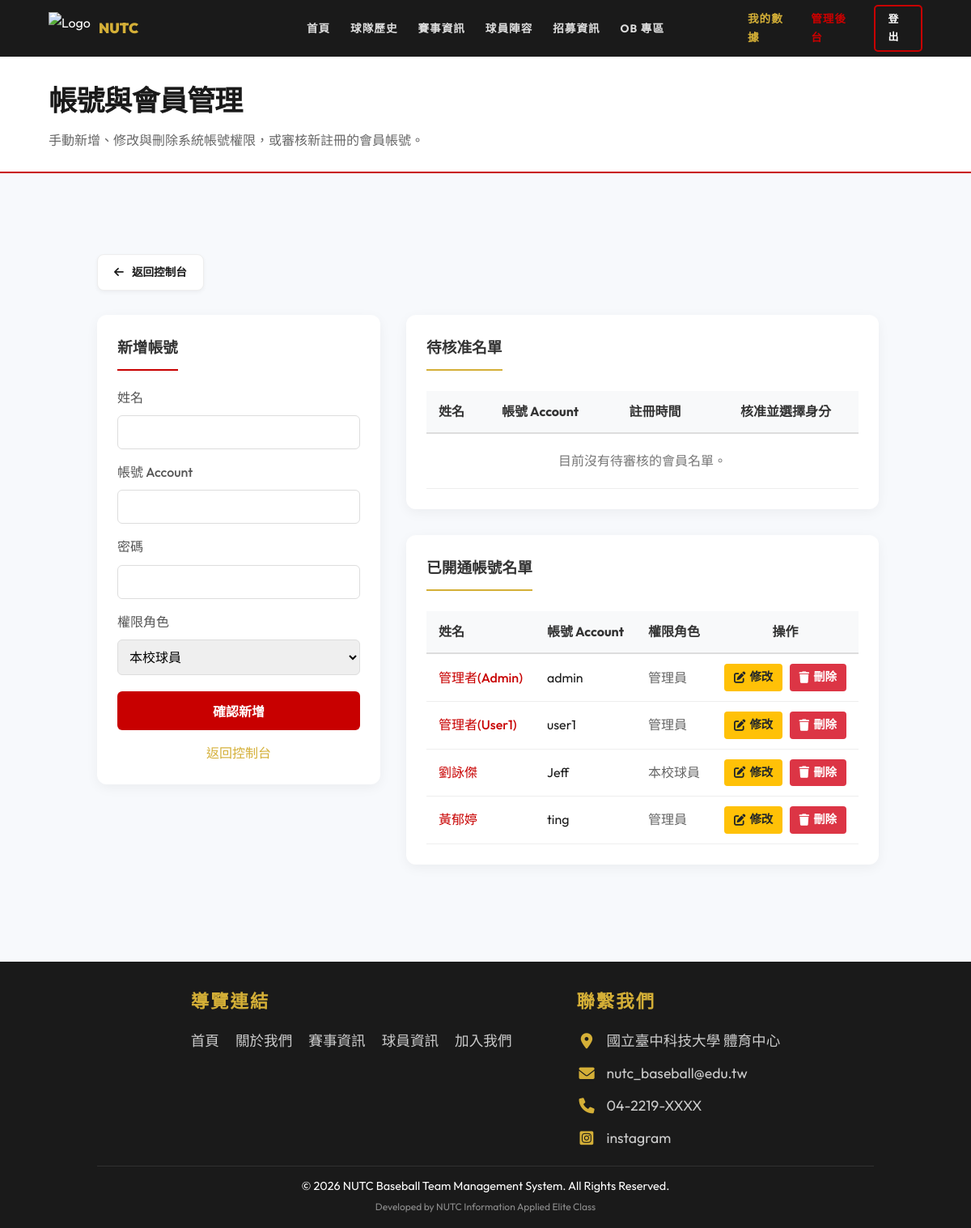
Page /admin_members.php (signed in) on the earlier database version.
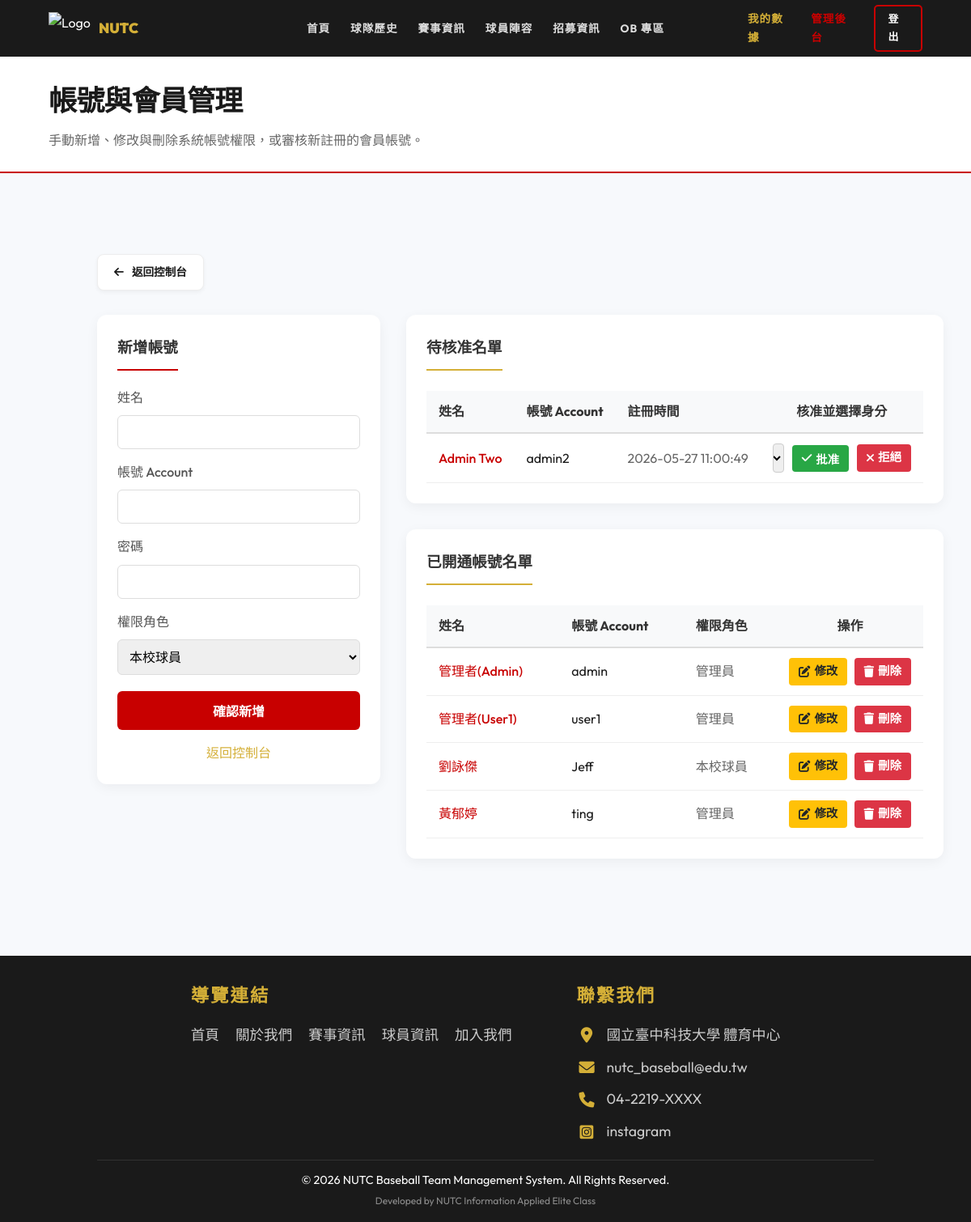
Same page on the later database version.
### tables this page shows
CREATE TABLE `member` (
  `mId` int(11) NOT NULL COMMENT '會員唯一識別碼',
  `account` varchar(50) NOT NULL COMMENT '登入帳號',
  `password` varchar(255) NOT NULL COMMENT '加密後的密碼',
  `name` varchar(50) NOT NULL COMMENT '使用者姓名',
  `role` enum('fan','player','admin') NOT NULL COMMENT '權限等級',
  `status` enum('pending','active') NOT NULL COMMENT '審核狀態',
  `created_at` datetime NOT NULL COMMENT '帳號註冊時間'
);

CREATE TABLE `contact_us` (
  `id` int(11) NOT NULL,
  `icon_class` varchar(50) NOT NULL,
  `content_text` varchar(255) NOT NULL,
  `link` varchar(255) DEFAULT NULL
);

### includes/Database.php (called while the page is built, shortened)
<?php
class Database {
    private $pdo;
    public function __construct() {
        $host = 'localhost';
        $db   = 'baseball_web';
        $user = 'root';
        $pass = '';
        $charset = 'utf8mb4';
        $dsn = "mysql:host=$host;port=3306;dbname=$db;charset=$charset";
        $options = [
            PDO::ATTR_ERRMODE            => PDO::ERRMODE_EXCEPTION,
            PDO::ATTR_DEFAULT_FETCH_MODE => PDO::FETCH_ASSOC,
            PDO::ATTR_EMULATE_PREPARES   => false,
        ];
        try {
            $this->pdo = new PDO($dsn, $user, $pass, $options);
        } catch (\PDOException $e) {
            throw new \PDOException($e->getMessage(), (int)$e->getCode());
        }
    }
    public function getAll($table) {
        $stmt = $this->pdo->query("SELECT * FROM `$table`");
        return $stmt->fetchAll();
    }
}

### includes/config.php (called while the page is built, shortened)
<?php
require_once 'Database.php';
$db = new Database();

### admin_members.php (the view, shortened to what the changed rows need)
<?php
require_once 'includes/header.php';
$members = $db->getAll('member');
$pendingMembers = array_filter($members, function($m) {
    return $m['status'] === 'pending';
});
$activeMembers = array_filter($members, function($m) {
    return $m['status'] === 'active';
});
?>
<div class="page-header">
    <h1>帳號與會員管理</h1>
</div>
<section>
    <div class="container">
        <div class="admin-players-layout" style="display: grid; grid-template-columns: 350px 1fr; gap: 2rem; align-items: start;">
            <div class="admin-lists-container" style="display: flex; flex-direction: column; gap: 2rem;">
                <div class="admin-list-card" style="background: white; border-radius: 12px; padding: 25px; box-shadow: 0 4px 15px rgba(0,0,0,0.05); overflow-x: auto;">
                    <table class="admin-table" style="width: 100%; border-collapse: collapse;">
                        <thead>
                            <tr style="background: #f8f9fa; border-bottom: 2px solid #ddd;">
                                <th style="padding: 12px 15px; text-align: left; color: #333;">姓名</th>
                                <th style="padding: 12px 15px; text-align: left; color: #333;">帳號 Account</th>
                                <th style="padding: 12px 15px; text-align: left; color: #333;">註冊時間</th>
                                <th style="padding: 12px 15px; text-align: center; color: #333;">核准並選擇身分</th>
                            </tr>
                        </thead>
                        <tbody>
                            <?php if (empty($pendingMembers)): ?>
                            <tr>
                                <td colspan="4" style="padding: 20px; text-align: center; color: #777;">目前沒有待審核的會員名單。</td>
                            </tr>
                            <?php else: ?>
                                <?php foreach ($pendingMembers as $m): ?>
                                    <tr style="border-bottom: 1px solid #eee; transition: background 0.3s; vertical-align: middle;">
                                        <td style="padding: 12px 15px; font-weight: 500; color: var(--primary);">
                                            <?= htmlspecialchars($m['name']) ?>
                                        </td>
                                        <td style="padding: 12px 15px;">
                                            <?= htmlspecialchars($m['account']) ?>
                                        </td>
                                        <td style="padding: 12px 15px; color: #666;">
                                            <?= htmlspecialchars($m['created_at']) ?>
                                        </td>
                                        <td style="padding: 12px 15px; text-align: center; white-space: nowrap;">
                                            <form method="POST" style="display: inline-flex; align-items: center; gap: 10px; justify-content: center; width: 100%;">
                                                <select name="role" class="form-control" style="padding: 6px; border-radius: 4px; border: 1px solid #ccc; max-width: 120px;" required>
                                                    <option value="player" <?= $m['role'] == 'player' ? 'selected' : '' ?>>本校球員</option>
                                                </select>
                                                <button type="submit" name="approve" style="background: #28a745; color: white; border: none; padding: 6px 12px; border-radius: 4px; cursor: pointer; transition: background 0.3s; font-weight: bold; display: inline-flex; align-items: center; gap: 5px; font-size: 0.9rem;"><i class="fas fa-check"></i> 批准</button>
                                                <button type="submit" name="delete" onclick="return confirm('確定要拒絕並刪除這位成員的註冊申請嗎？');" class="admin-action-btn admin-btn-delete" style="margin-right: 0;"><i class="fas fa-times"></i> 拒絕</button>
                                            </form>
                                        </td>
                                    </tr>
                                <?php endforeach; ?>
                            <?php endif; ?>
                        </tbody>
                    </table>
                </div>
                <div class="admin-list-card" style="background: white; border-radius: 12px; padding: 25px; box-shadow: 0 4px 15px rgba(0,0,0,0.05); overflow-x: auto;">
                    <table class="admin-table" style="width: 100%; border-collapse: collapse;">
                        <thead>
                            <tr style="background: #f8f9fa; border-bottom: 2px solid #ddd;">
                                <th style="padding: 12px 15px; text-align: left; color: #333;">姓名</th>
                                <th style="padding: 12px 15px; text-align: left; color: #333;">帳號 Account</th>
                                <th style="padding: 12px 15px; text-align: left; color: #333;">權限角色</th>
                                <th style="padding: 12px 15px; text-align: center; color: #333;">操作</th>
                            </tr>
                        </thead>
                        <tbody>
                            <?php if (empty($activeMembers)): ?>
                            <tr>
                                <td colspan="4" style="padding: 20px; text-align: center; color: #777;">目前沒有已開通的帳號。</td>
                            </tr>
                            <?php else: ?>
                                <?php foreach ($activeMembers as $m): ?>
                                    <tr style="border-bottom: 1px solid #eee; transition: background 0.3s; vertical-align: middle;">
                                        <td style="padding: 12px 15px; font-weight: 500; color: var(--primary);">
                                            <?= htmlspecialchars($m['name']) ?>
                                        </td>
                                        <td style="padding: 12px 15px;">
                                            <?= htmlspecialchars($m['account']) ?>
                                        </td>
                                        <td style="padding: 12px 15px; color: #666;">
                                            <?php
                                                $rMap = ['player'=>'本校球員', 'ob'=>'畢業學長', 'admin'=>'管理員'];
                                                echo isset($rMap[$m['role']]) ? $rMap[$m['role']] : htmlspecialchars($m['role']);
                                            ?>
                                        </td>
                                        <td style="padding: 12px 15px; text-align: center; white-space: nowrap;">
                                            <a href="admin_members.php?edit_id=<?= $m['mId'] ?>" class="admin-action-btn admin-btn-edit"><i class="fas fa-edit"></i> 修改</a>
                                            <form method="POST" style="display: inline;" onsubmit="return confirm('確定要刪除這位會員的帳號嗎？此操作無法復原。');">
                                                <button type="submit" name="delete" class="admin-action-btn admin-btn-delete"><i class="fas fa-trash"></i> 刪除</button>
                                            </form>
                                        </td>
                                    </tr>
                                <?php endforeach; ?>
                            <?php endif; ?>
                        </tbody>
                    </table>
                </div>
            </div>
        </div>
    </div>
</section>
<?php require_once 'includes/footer.php'; ?>

### includes/footer.php (shortened to what the changed rows need)
<?php
$contactInfos = $db->getAll('contact_us');
?>
<footer>
    <div class="footer-content" style="display: flex; justify-content: center; align-items: flex-start; gap: 80px; max-width: 900px; margin: 0 auto; margin-bottom: 20px;">
        <div class="footer-section">
            <div style="display: flex; flex-direction: column; gap: 10px;">
                <?php if (empty($contactInfos)): ?>
                    <p style="color: #888;">尚未設定聯絡資訊</p>
                <?php else: ?>
                    <?php foreach ($contactInfos as $c): ?>
                        <p style="margin: 0; font-size: 1.1rem; color: #ccc; display: flex; align-items: center; gap: 12px;">
                            <i class="<?= htmlspecialchars($c['icon_class']) ?>" style="color: var(--secondary); font-size: 1.2rem; width: 25px; text-align: center;"></i>
                            <?php if (!empty($c['link'])): ?>
                                <a href="<?= htmlspecialchars($c['link']) ?>" target="_blank" style="color: #ccc; text-decoration: none; transition: color 0.3s;"><?= htmlspecialchars($c['content_text']) ?></a>
                            <?php else: ?>
                                <span><?= htmlspecialchars($c['content_text']) ?></span>
                            <?php endif; ?>
                        </p>
                    <?php endforeach; ?>
                <?php endif; ?>
            </div>
        </div>
    </div>
</footer>
</body>
</html>

Differences in the rows shown:
added member: name "Admin Two", account "admin2", created_at "2026-05-27 11:00:49", role "本校球員", shown under "待核准名單"
Other differences:
text no longer shown: "目前沒有待審核的會員名單。"
